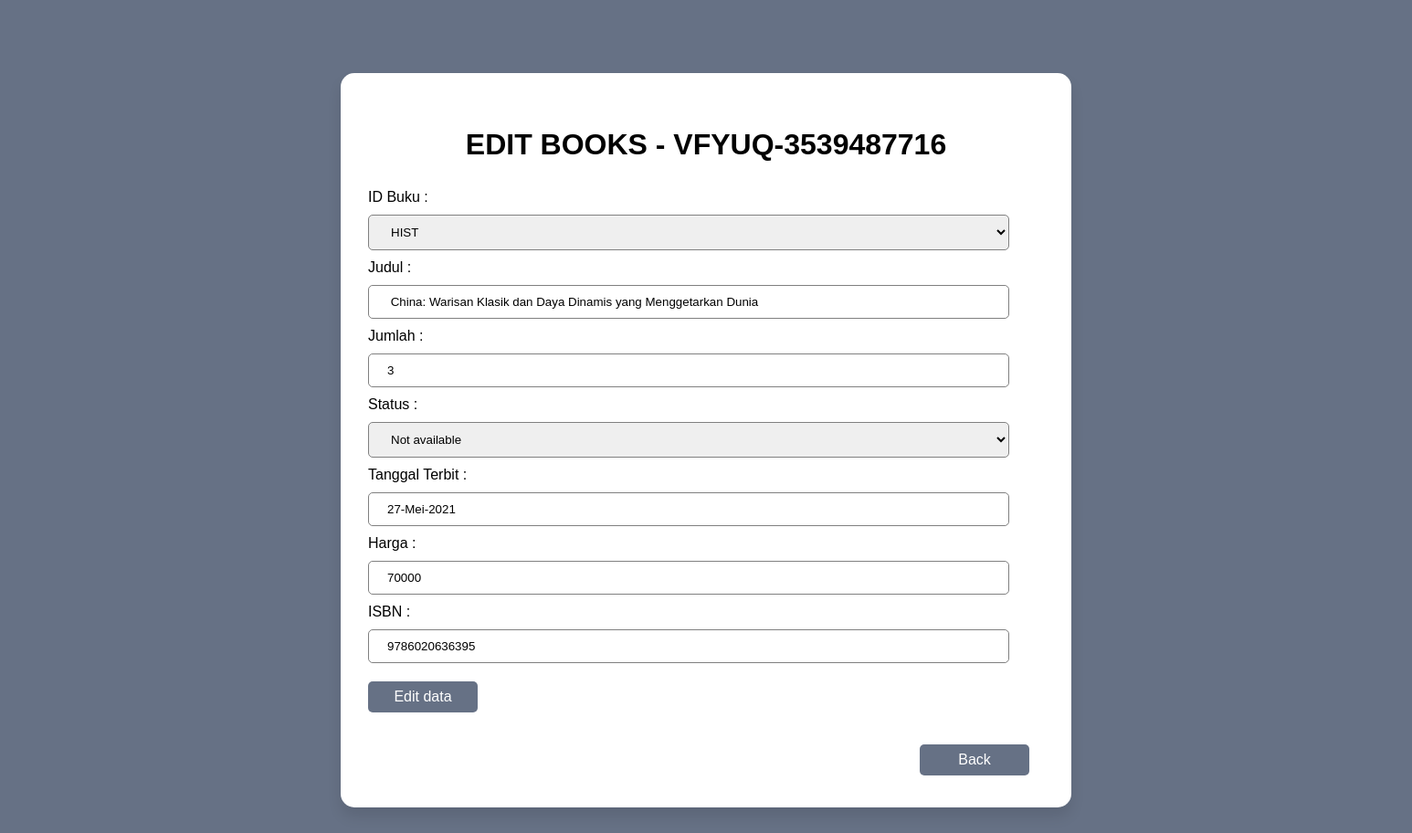
Page /editBooks.php?id=VFYUQ-3539487716 on the committed database.
### tables this page shows
CREATE TABLE `books` (
  `bookId` char(20) NOT NULL,
  `idKategori` char(20) NOT NULL,
  `judul` char(100) DEFAULT NULL,
  `jumlah` int(11) DEFAULT NULL,
  `status` char(20) DEFAULT NULL,
  `tanggalTerbit` char(50) DEFAULT NULL,
  `harga` int(11) DEFAULT NULL,
  `isbn` char(50) DEFAULT NULL
);

### editBooks.php (the view, shortened to what this page needs)
<?php
$conn = mysqli_connect("localhost", "root", "", "sistemPerpustakaan");
$keyword = $_GET["id"];
$query = "SELECT * FROM books WHERE bookId = '$keyword'";
$result = mysqli_query($conn, $query);
$res = mysqli_fetch_assoc($result);
?>
<!DOCTYPE html>
<html lang="en">
<head>
    <link rel="stylesheet" href="editMenu.css">
</head>
<body>
    <div class="container">
        <div class="login">
            <h1>Edit Books - <?= $res["bookId"]; ?></h1>
            <form action="" method="post">
                <label for="idKategori">ID Buku : </label>
                <select name="idKategori" id="idKategori">
                    <option value="<?= $res["idKategori"]; ?>"> <?= $res["idKategori"]; ?></option>
                </select>
                <label for="judul">Judul : </label>
                <input type="text" name="judul" id="judul" autocomplete="off" value="<?= $res["judul"]; ?>" required>
                <label for="jumlah">Jumlah : </label>
                <input type="text" name="jumlah" id="jumlah" autocomplete="off" value="<?= $res["jumlah"]; ?>" required>
                <label for="status">Status : </label>
                <select name="status" id="status">
                    <option value="<?= $res["status"]; ?>"> <?= $res["status"]; ?></option>
                </select>
                <label for="tanggalTerbit">Tanggal Terbit : </label>
                <input type="text" name="tanggalTerbit" id="tanggalTerbit" autocomplete="off" value="<?= $res["tanggalTerbit"]; ?>" required>
                <label for="harga">Harga : </label>
                <input type="text" name="harga" id="harga" autocomplete="off" value="<?= $res["harga"]; ?>" required>
                <label for="isbn">ISBN : </label>
                <input type="text" name="isbn" id="isbn" autocomplete="off" value="<?= $res["isbn"]; ?>" required>
                <button type="submit" name="editData">Edit data</button>
            </form>
            <form action="" method="post" class="backButton">
                <button type="submit" name="back">Back</button>
            </form>
        </div>
    </div>
</body>
</html>

### editMenu.css (style rules this page uses)
* { margin: 0; padding: 0; box-sizing: border-box; font-family: 'Gill Sans', 'Gill Sans MT', Calibri, 'Trebuchet MS', sans-serif; }
body { display: flex; justify-content: center; align-items: center; min-height: 100vh; background: #667185; }
.container { margin: 80px auto; width: 100%; display: flex; max-width: 800px; padding: 10px; background: #fff; border-radius: 15px; box-shadow: 0 10px 15px rgba(0, 0, 0, 0.1); }
form { width: 90%; margin: 10px 20px; }
h1 { margin: 50px 0 30px; text-align: center; font-weight: bolder; text-transform: uppercase; }
input[type=text], select { width: 100%; border: none; outline: none; padding: 10px 20px; border-radius: 5px; box-sizing: border-box; border: 1px solid gray; margin: 10px 0; }
.login { width: 1500px; }
button { border: none; outline: none; padding: 8px; width: 120px; color: #fff; font-size: 16px; cursor: pointer; margin-top: 10px; margin-bottom: 15px; border-radius: 5px; background: #667185; }
.backButton { margin-left: 80%; }

### rows in the picture
books: bookId "VFYUQ-3539487716", idKategori "HIST", judul "China: Warisan Klasik dan Daya Dinamis yang Menggetarkan Dunia", jumlah "3", status "Not available", tanggalTerbit "27-Mei-2021", harga "70000", isbn "9786020636395"
